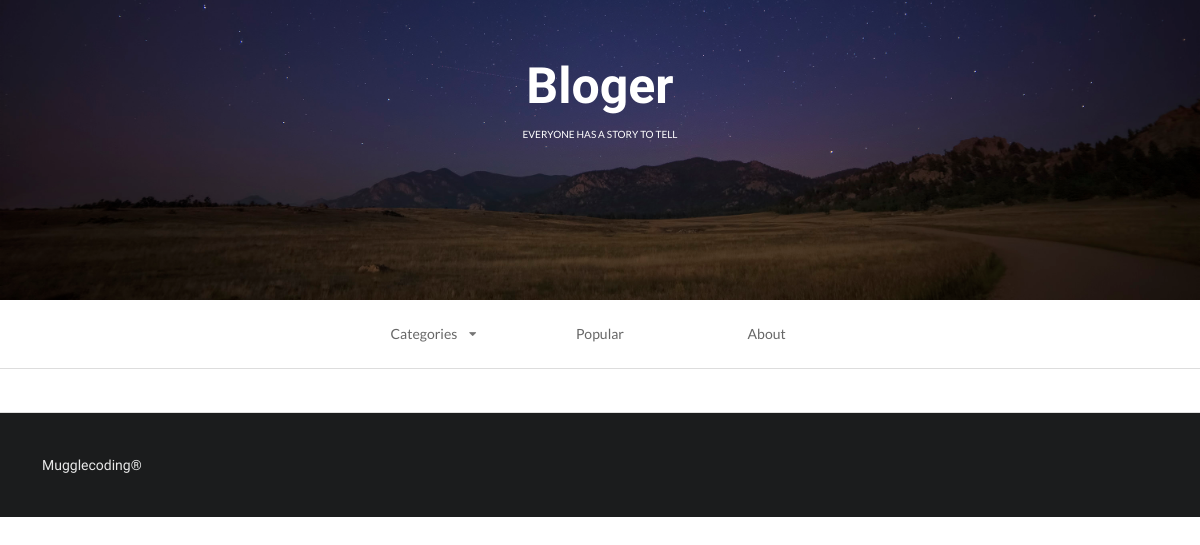
The app's page /index/?tag=life, older data.
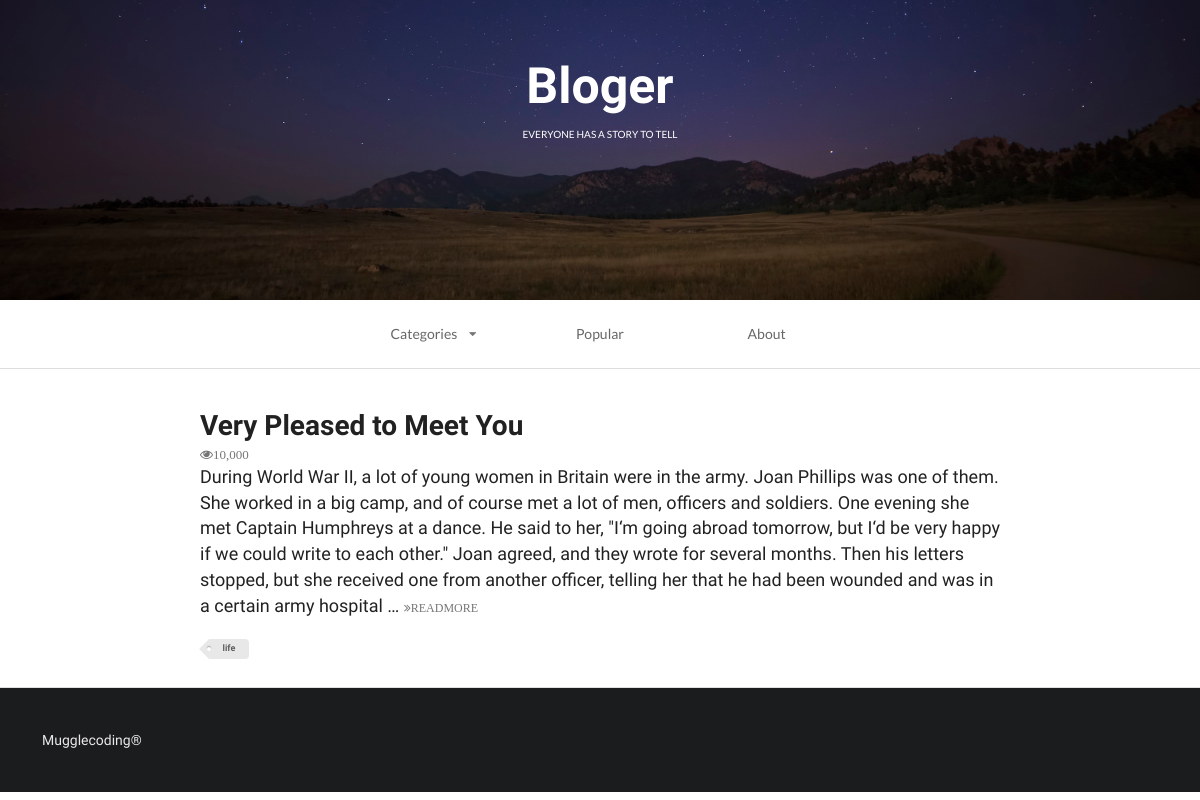
The same page, newer data.
### firstapp/models.py (models this page shows, shortened)
class Article(models.Model):
    headline = models.CharField(null=True, blank=True, max_length=500)
    content = models.TextField(null=True, blank=True)
    TAG_CHOICES = (
        ('tech', 'Tech'),
        ('life', 'Life')
    )
    tag = models.CharField(null=True, blank=True, max_length=10, choices=TAG_CHOICES)

### firstapp/views.py (the view)
# urls.py: url(r'^index/', index, name='index'),
def index(request):
    queruset = request.GET.get('tag')
    if queruset:
        article = Article.objects.filter(tag=queruset)
    else:
        article = Article.objects.all()
    context = {}
    context['article_list'] = article
    return render(request, 'first_web_2.html', context)

### firstapp/templates/first_web_2.html (shortened to what this page needs)
<!DOCTYPE html>
{% load staticfiles%}
<html>
    <head>
        <link rel="stylesheet" href="{% static 'css/semantic.css' %}"  media="screen" title="no title" charset="utf-8">
    </head>
    <body>
        <div class="ui inverted vertical  segment masthead">
            <h1 class="ui center aligned header blogslogon" style="font-size:50px;font-family: 'Raleway', sans-serif!important;">
                Bloger
                <p class="ui sub header">
                    everyone has a story to tell
                </p>
            </h1>
        </div>
        <div class="ui container nav">
            <div class="ui borderless text three item menu ">
                <div class="ui simple dropdown  item">
                    Categories
                    <i class="dropdown icon"></i>
                </div>
                <a class="item">
                    Popular
                </a>
                <a class="item">
                    About
                </a>
            </div>
        </div>
        <div class="ui divider"></div>
        <div class="ui  vertical segment">
            {% for article in article_list %}
            <div class="ui container vertical segment">
                <a href="{% url 'detail' article.id %}">
                    <h1 class="ui header">
                        {{ article.headline }}
                    </h1>
                </a>
                <i class="icon grey small unhide">10,000</i>
                <p>
                    {{ article.content|truncatewords:100 }}
                    <a href="#">
                        <i class="angle tiny double grey right icon">READMORE</i>
                    </a>
                </p>
                <div class="ui mini  tag label">
                    {{ article.tag }}
                </div>
            </div>
            {% endfor %}
        </div>
        <div class="ui inverted  vertical very padded  segment">
            Mugglecoding®
        </div>
    </body>
</html>

Row changes from the older to the newer data that the page shows:
now on this page (row edited): Article: headline "Very Pleased to Meet You", content "During World War II, a lot of young women in Britain were in the army. Joan Phillips was one of them. She worked in a big camp, and of course met a lot of men, officers and soldiers. One evening she met Captain Humphreys at a dance. He said to her, \"I‘m going abroad tomorrow, but I‘d be very happy if we could write to each other.\" Joan agreed, and they wrote for several months. Then his letters stopped, but she received one from another officer, telling her that he had been wounded and was in a certain army hospital …", tag "life"
